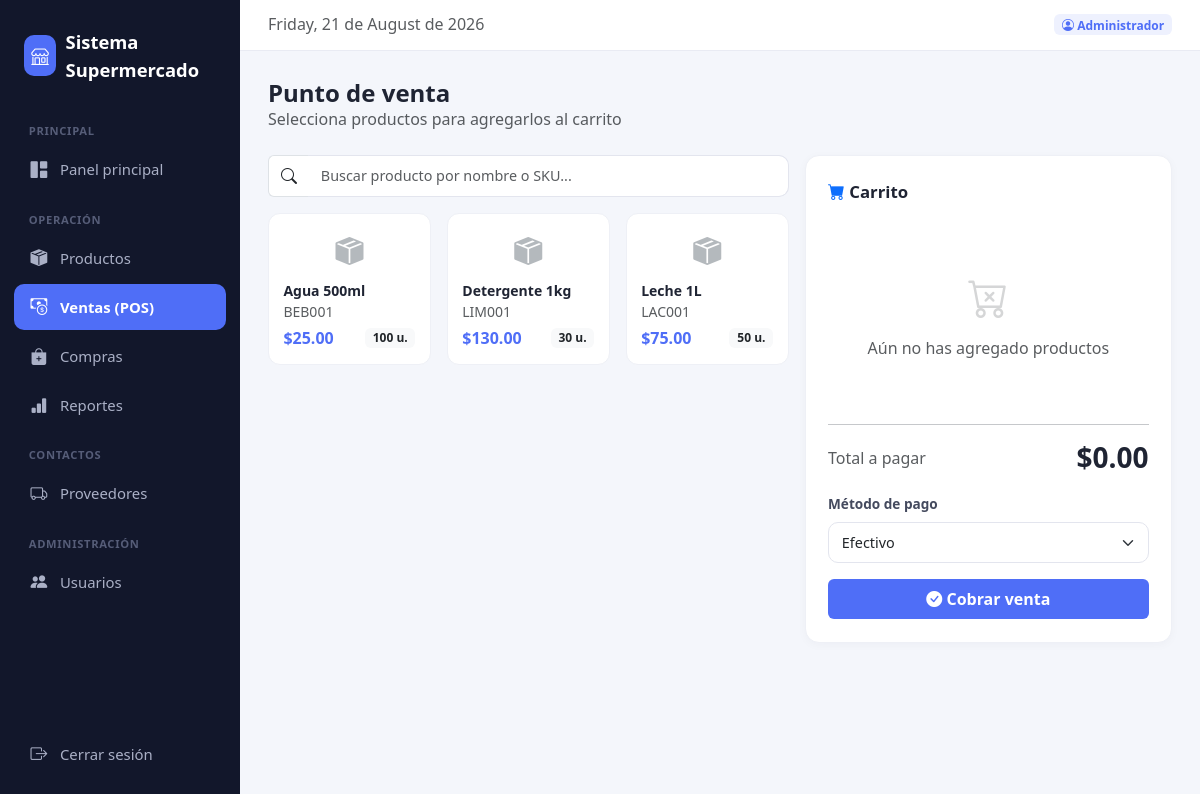
/public/index.php?ruta=ventas.pos (signed in), run on the app's committed database.
### tables this page shows
CREATE TABLE productos (
    id INT AUTO_INCREMENT PRIMARY KEY,
    sku VARCHAR(50) NOT NULL UNIQUE,
    nombre VARCHAR(150) NOT NULL,
    categoria_id INT,
    costo DECIMAL(10,2) NOT NULL DEFAULT 0,
    precio_venta DECIMAL(10,2) NOT NULL DEFAULT 0,
    stock_actual INT NOT NULL DEFAULT 0,
    stock_minimo INT NOT NULL DEFAULT 5,
    activo TINYINT(1) DEFAULT 1,
    creado_en TIMESTAMP DEFAULT CURRENT_TIMESTAMP,
    FOREIGN KEY (categoria_id) REFERENCES categorias(id) ON DELETE SET NULL
);

### app/controllers/VentaController.php (called while the page is built, shortened)
<?php
require_once __DIR__ . '/../models/Producto.php';
function ventas_pos($pdo)
{
    $productoModel = new Producto($pdo);
    $productos = $productoModel->activos();
    require __DIR__ . '/../../views/layout/header.php';
    require __DIR__ . '/../../views/ventas/pos.php';
    require __DIR__ . '/../../views/layout/footer.php';
}

### app/models/Producto.php (called while the page is built, shortened)
<?php
class Producto
{
    private $pdo;
    public function __construct($pdo)
    {
        $this->pdo = $pdo;
    }
    public function activos()
    {
        return $this->pdo->query("
            SELECT id, sku, nombre, precio_venta, costo, stock_actual
            FROM productos WHERE activo = 1 ORDER BY nombre
        ")->fetchAll();
    }
}

### app/includes/funciones.php (called while the page is built, shortened)
<?php
function money($numero) {
    return '$' . number_format((float)$numero, 2);
}
function url($ruta) {
    return BASE_URL . 'index.php?ruta=' . $ruta;
}

### views/ventas/pos.php (the view, shortened to what this page needs)
<div class="mb-4">
    <h4 class="mb-0 fw-bold">Punto de venta</h4>
    <p class="text-muted mb-0">Selecciona productos para agregarlos al carrito</p>
</div>
<div class="row g-3">
    <div class="col-lg-7">
        <div class="input-group mb-3">
            <span class="input-group-text bg-white border-end-0"><i class="bi bi-search"></i></span>
            <input type="text" id="buscador" class="form-control border-start-0" placeholder="Buscar producto por nombre o SKU...">
        </div>
        <div class="row g-3" id="gridProductos">
            <?php foreach ($productos as $p): ?>
            <div class="col-6 col-md-4 producto-item"
                 data-nombre="<?= strtolower(htmlspecialchars($p['nombre'])) ?>"
                 data-sku="<?= strtolower(htmlspecialchars($p['sku'])) ?>">
                <div class="pos-product-card btn-agregar"
                     data-id="<?= $p['id'] ?>"
                     data-nombre="<?= htmlspecialchars($p['nombre']) ?>"
                     data-precio="<?= $p['precio_venta'] ?>"
                     data-costo="<?= $p['costo'] ?>"
                     data-stock="<?= $p['stock_actual'] ?>">
                    <div class="d-flex align-items-center justify-content-center mb-2" style="height:44px;">
                        <i class="bi bi-box-seam-fill fs-3 text-secondary opacity-50"></i>
                    </div>
                    <div class="fw-semibold small text-truncate"><?= htmlspecialchars($p['nombre']) ?></div>
                    <div class="text-muted small mb-1"><?= htmlspecialchars($p['sku']) ?></div>
                    <div class="d-flex justify-content-between align-items-center">
                        <span class="precio"><?= money($p['precio_venta']) ?></span>
                        <span class="badge bg-light text-dark"><?= $p['stock_actual'] ?> u.</span>
                    </div>
                </div>
            </div>
            <?php endforeach; ?>
        </div>
    </div>
    <div class="col-lg-5">
        <div class="panel">
            <div class="panel-title"><i class="bi bi-cart-fill text-primary"></i> Carrito</div>
            <div id="carritoVacio" class="text-center text-muted py-5">
                <i class="bi bi-cart-x fs-1 opacity-25"></i>
                <p class="mb-0 mt-2">Aún no has agregado productos</p>
            </div>
            <hr>
            <div class="d-flex justify-content-between align-items-center mb-3">
                <span class="text-muted">Total a pagar</span>
                <h3 class="fw-bold mb-0 text-accent">$<span id="total">0.00</span></h3>
            </div>
            <form method="POST" action="<?= url('ventas.procesar') ?>" id="formVenta">
                <label class="form-label">Método de pago</label>
                <select name="metodo_pago" class="form-select mb-3">
                    <option value="efectivo">Efectivo</option>
                </select>
                <button type="submit" class="btn btn-accent w-100 py-2"><i class="bi bi-check-circle-fill"></i> Cobrar venta</button>
            </form>
        </div>
    </div>
</div>

### public/css/estilos.css (style rules this page uses)
:root { --bg-sidebar: #12172b; --bg-sidebar-hover: #1c223d; --accent: #4f6ef7; --accent-soft: #eef1fe; --bg-body: #f4f6fb; --text-muted: #8a90a2; --danger: #ef4444; --success: #22c55e; --warning: #f59e0b; --radius: 14px; }
body { background-color: var(--bg-body); font-family: 'Segoe UI', system-ui, -apple-system, sans-serif; color: #1f2433; }
.panel { background: #fff; border-radius: var(--radius); border: 1px solid #eef0f6; box-shadow: 0 2px 10px rgba(20, 25, 50, 0.03); padding: 1.4rem; }
.panel-title { font-weight: 700; font-size: 1.05rem; margin-bottom: 1rem; }
.btn-accent { background: var(--accent); color: #fff; border: none; font-weight: 600; }
.form-control, .form-select { border-radius: 10px; border: 1px solid #e3e5ee; padding: 0.55rem 0.8rem; font-size: 0.9rem; }
.form-label { font-weight: 600; font-size: 0.85rem; color: #444a5e; }
.pos-product-card { background: #fff; border: 1px solid #eef0f6; border-radius: 12px; padding: 0.9rem; cursor: pointer; transition: all .15s ease; height: 100%; }
.pos-product-card .precio { color: var(--accent); font-weight: 700; }

### data on the page
productos: nombre "Agua 500ml", sku "BEB001", precio_venta "$25.00", stock_actual "100"
productos: nombre "Detergente 1kg", sku "LIM001", precio_venta "$130.00", stock_actual "30"
productos: nombre "Leche 1L", sku "LAC001", precio_venta "$75.00", stock_actual "50"

### other printed values
NOMBRE_SISTEMA "Sistema Supermercado"
usuarioActual()['nombre'] "Administrador"
